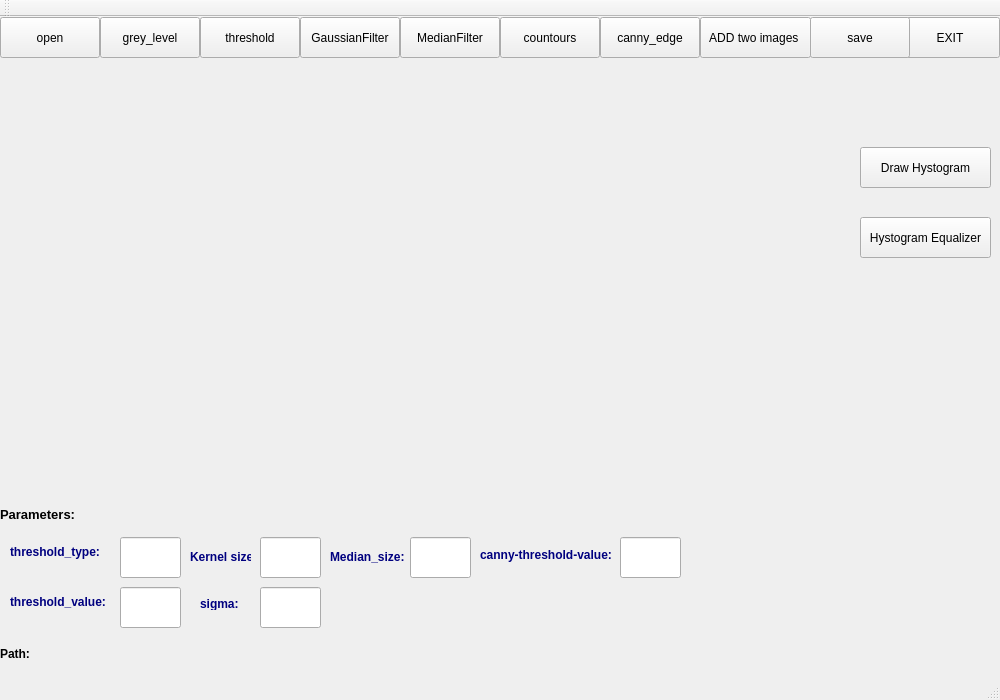
<?xml version="1.0" encoding="UTF-8"?>
<ui version="4.0">
 <class>MainWindow</class>
 <widget class="QMainWindow" name="MainWindow">
  <property name="geometry">
   <rect>
    <x>0</x>
    <y>0</y>
    <width>1000</width>
    <height>700</height>
   </rect>
  </property>
  <property name="windowTitle">
   <string>MainWindow</string>
  </property>
  <widget class="QWidget" name="centralWidget">
   <widget class="QPushButton" name="open">
    <property name="geometry">
     <rect>
      <x>0</x>
      <y>0</y>
      <width>100</width>
      <height>41</height>
     </rect>
    </property>
    <property name="styleSheet">
     <string notr="true"/>
    </property>
    <property name="text">
     <string>open</string>
    </property>
   </widget>
   <widget class="QLabel" name="image">
    <property name="geometry">
     <rect>
      <x>-50</x>
      <y>60</y>
      <width>441</width>
      <height>411</height>
     </rect>
    </property>
    <property name="text">
     <string/>
    </property>
   </widget>
   <widget class="QLabel" name="path">
    <property name="geometry">
     <rect>
      <x>40</x>
      <y>630</y>
      <width>471</width>
      <height>16</height>
     </rect>
    </property>
    <property name="text">
     <string/>
    </property>
   </widget>
   <widget class="QLabel" name="label">
    <property name="geometry">
     <rect>
      <x>0</x>
      <y>630</y>
      <width>47</width>
      <height>13</height>
     </rect>
    </property>
    <property name="text">
     <string>&lt;html&gt;&lt;head/&gt;&lt;body&gt;&lt;p&gt;&lt;span style=&quot; font-weight:600;&quot;&gt;Path:&lt;/span&gt;&lt;/p&gt;&lt;/body&gt;&lt;/html&gt;</string>
    </property>
   </widget>
   <widget class="QPushButton" name="exit">
    <property name="geometry">
     <rect>
      <x>900</x>
      <y>0</y>
      <width>100</width>
      <height>41</height>
     </rect>
    </property>
    <property name="text">
     <string>EXIT</string>
    </property>
   </widget>
   <widget class="QPushButton" name="filter">
    <property name="geometry">
     <rect>
      <x>300</x>
      <y>0</y>
      <width>100</width>
      <height>41</height>
     </rect>
    </property>
    <property name="text">
     <string>GaussianFilter</string>
    </property>
    <attribute name="buttonGroup">
     <string notr="true">buttonGroup</string>
    </attribute>
   </widget>
   <widget class="QLabel" name="output_image">
    <property name="geometry">
     <rect>
      <x>450</x>
      <y>60</y>
      <width>401</width>
      <height>411</height>
     </rect>
    </property>
    <property name="text">
     <string/>
    </property>
   </widget>
   <widget class="QPushButton" name="grey_level">
    <property name="geometry">
     <rect>
      <x>100</x>
      <y>0</y>
      <width>100</width>
      <height>41</height>
     </rect>
    </property>
    <property name="text">
     <string>grey_level</string>
    </property>
   </widget>
   <widget class="QPushButton" name="threshold">
    <property name="geometry">
     <rect>
      <x>200</x>
      <y>0</y>
      <width>100</width>
      <height>41</height>
     </rect>
    </property>
    <property name="text">
     <string>threshold</string>
    </property>
    <attribute name="buttonGroup">
     <string notr="true">buttonGroup</string>
    </attribute>
   </widget>
   <widget class="QPushButton" name="countours">
    <property name="geometry">
     <rect>
      <x>500</x>
      <y>0</y>
      <width>100</width>
      <height>41</height>
     </rect>
    </property>
    <property name="text">
     <string>countours</string>
    </property>
    <attribute name="buttonGroup">
     <string notr="true">buttonGroup</string>
    </attribute>
   </widget>
   <widget class="QLineEdit" name="threshold_input">
    <property name="geometry">
     <rect>
      <x>120</x>
      <y>570</y>
      <width>61</width>
      <height>41</height>
     </rect>
    </property>
   </widget>
   <widget class="QLabel" name="threshhold">
    <property name="geometry">
     <rect>
      <x>10</x>
      <y>570</y>
      <width>111</width>
      <height>31</height>
     </rect>
    </property>
    <property name="text">
     <string>&lt;html&gt;&lt;head/&gt;&lt;body&gt;&lt;p&gt;&lt;span style=&quot; font-weight:600; color:#00007f;&quot;&gt;threshold_value:&lt;/span&gt;&lt;/p&gt;&lt;/body&gt;&lt;/html&gt;</string>
    </property>
   </widget>
   <widget class="QLabel" name="type">
    <property name="geometry">
     <rect>
      <x>10</x>
      <y>510</y>
      <width>101</width>
      <height>51</height>
     </rect>
    </property>
    <property name="text">
     <string>&lt;html&gt;&lt;head/&gt;&lt;body&gt;&lt;p&gt;&lt;span style=&quot; font-weight:600; color:#00007f;&quot;&gt;threshold_type:&lt;/span&gt;&lt;/p&gt;&lt;/body&gt;&lt;/html&gt;</string>
    </property>
   </widget>
   <widget class="QLineEdit" name="threshold_type_in">
    <property name="geometry">
     <rect>
      <x>120</x>
      <y>520</y>
      <width>61</width>
      <height>41</height>
     </rect>
    </property>
   </widget>
   <widget class="QPushButton" name="save_image">
    <property name="geometry">
     <rect>
      <x>810</x>
      <y>0</y>
      <width>100</width>
      <height>41</height>
     </rect>
    </property>
    <property name="text">
     <string>save</string>
    </property>
   </widget>
   <widget class="QLineEdit" name="kernel_size">
    <property name="geometry">
     <rect>
      <x>260</x>
      <y>520</y>
      <width>61</width>
      <height>41</height>
     </rect>
    </property>
   </widget>
   <widget class="QLineEdit" name="sigma">
    <property name="geometry">
     <rect>
      <x>260</x>
      <y>570</y>
      <width>61</width>
      <height>41</height>
     </rect>
    </property>
   </widget>
   <widget class="QLabel" name="label_2">
    <property name="geometry">
     <rect>
      <x>190</x>
      <y>530</y>
      <width>61</width>
      <height>20</height>
     </rect>
    </property>
    <property name="text">
     <string>&lt;html&gt;&lt;head/&gt;&lt;body&gt;&lt;p&gt;&lt;span style=&quot; font-weight:600; color:#00007f;&quot;&gt;Kernel size:&lt;/span&gt;&lt;/p&gt;&lt;/body&gt;&lt;/html&gt;</string>
    </property>
   </widget>
   <widget class="QLabel" name="label_3">
    <property name="geometry">
     <rect>
      <x>200</x>
      <y>580</y>
      <width>47</width>
      <height>13</height>
     </rect>
    </property>
    <property name="text">
     <string>&lt;html&gt;&lt;head/&gt;&lt;body&gt;&lt;p&gt;&lt;span style=&quot; font-weight:600; color:#00007f;&quot;&gt;sigma:&lt;/span&gt;&lt;/p&gt;&lt;/body&gt;&lt;/html&gt;</string>
    </property>
   </widget>
   <widget class="QLabel" name="label_4">
    <property name="geometry">
     <rect>
      <x>0</x>
      <y>490</y>
      <width>81</width>
      <height>16</height>
     </rect>
    </property>
    <property name="text">
     <string>&lt;html&gt;&lt;head/&gt;&lt;body&gt;&lt;p&gt;&lt;span style=&quot; font-size:10pt; font-weight:600;&quot;&gt;Parameters:&lt;/span&gt;&lt;/p&gt;&lt;/body&gt;&lt;/html&gt;</string>
    </property>
   </widget>
   <widget class="QPushButton" name="median_button">
    <property name="geometry">
     <rect>
      <x>400</x>
      <y>0</y>
      <width>100</width>
      <height>41</height>
     </rect>
    </property>
    <property name="text">
     <string>MedianFilter</string>
    </property>
    <attribute name="buttonGroup">
     <string notr="true">buttonGroup</string>
    </attribute>
   </widget>
   <widget class="QLabel" name="label_5">
    <property name="geometry">
     <rect>
      <x>330</x>
      <y>530</y>
      <width>81</width>
      <height>21</height>
     </rect>
    </property>
    <property name="text">
     <string>&lt;html&gt;&lt;head/&gt;&lt;body&gt;&lt;p&gt;&lt;span style=&quot; font-weight:600; color:#00007f;&quot;&gt;Median_size:&lt;/span&gt;&lt;/p&gt;&lt;/body&gt;&lt;/html&gt;</string>
    </property>
   </widget>
   <widget class="QLineEdit" name="median_size_input">
    <property name="geometry">
     <rect>
      <x>410</x>
      <y>520</y>
      <width>61</width>
      <height>41</height>
     </rect>
    </property>
    <property name="styleSheet">
     <string notr="true">font: 11pt &quot;MS Shell Dlg 2&quot;;</string>
    </property>
   </widget>
   <widget class="QPushButton" name="pushButton">
    <property name="geometry">
     <rect>
      <x>600</x>
      <y>0</y>
      <width>100</width>
      <height>41</height>
     </rect>
    </property>
    <property name="text">
     <string>canny_edge</string>
    </property>
    <attribute name="buttonGroup">
     <string notr="true">buttonGroup</string>
    </attribute>
   </widget>
   <widget class="QPushButton" name="hystogram_button">
    <property name="geometry">
     <rect>
      <x>860</x>
      <y>130</y>
      <width>131</width>
      <height>41</height>
     </rect>
    </property>
    <property name="text">
     <string>Draw Hystogram</string>
    </property>
    <attribute name="buttonGroup">
     <string notr="true">buttonGroup</string>
    </attribute>
   </widget>
   <widget class="QPushButton" name="pushButton_2">
    <property name="geometry">
     <rect>
      <x>860</x>
      <y>200</y>
      <width>131</width>
      <height>41</height>
     </rect>
    </property>
    <property name="text">
     <string>Hystogram Equalizer</string>
    </property>
   </widget>
   <widget class="QPushButton" name="pushButton_3">
    <property name="geometry">
     <rect>
      <x>700</x>
      <y>0</y>
      <width>111</width>
      <height>41</height>
     </rect>
    </property>
    <property name="text">
     <string>ADD two images </string>
    </property>
   </widget>
   <widget class="QLabel" name="label_6">
    <property name="geometry">
     <rect>
      <x>480</x>
      <y>530</y>
      <width>131</width>
      <height>16</height>
     </rect>
    </property>
    <property name="text">
     <string>&lt;html&gt;&lt;head/&gt;&lt;body&gt;&lt;p&gt;&lt;span style=&quot; font-weight:600; color:#00007f;&quot;&gt;canny-threshold-value:&lt;/span&gt;&lt;/p&gt;&lt;/body&gt;&lt;/html&gt;</string>
    </property>
   </widget>
   <widget class="QLineEdit" name="canny_thres_input">
    <property name="geometry">
     <rect>
      <x>620</x>
      <y>520</y>
      <width>61</width>
      <height>41</height>
     </rect>
    </property>
   </widget>
  </widget>
  <widget class="QMenuBar" name="menuBar">
   <property name="geometry">
    <rect>
     <x>0</x>
     <y>0</y>
     <width>1000</width>
     <height>21</height>
    </rect>
   </property>
  </widget>
  <widget class="QToolBar" name="mainToolBar">
   <attribute name="toolBarArea">
    <enum>TopToolBarArea</enum>
   </attribute>
   <attribute name="toolBarBreak">
    <bool>false</bool>
   </attribute>
  </widget>
  <widget class="QStatusBar" name="statusBar"/>
 </widget>
 <layoutdefault spacing="6" margin="11"/>
 <resources/>
 <connections>
  <connection>
   <sender>open</sender>
   <signal>clicked()</signal>
   <receiver>path</receiver>
   <slot>clear()</slot>
   <hints>
    <hint type="sourcelabel">
     <x>47</x>
     <y>46</y>
    </hint>
    <hint type="destinationlabel">
     <x>391</x>
     <y>653</y>
    </hint>
   </hints>
  </connection>
 </connections>
 <buttongroups>
  <buttongroup name="buttonGroup"/>
 </buttongroups>
</ui>
